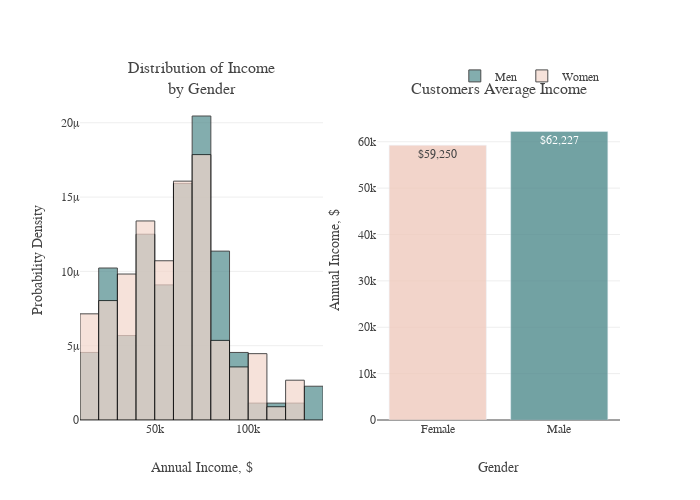

This figure's notebook cell:
### Code cell
temp = dict(layout=go.Layout(font=dict(family="Franklin Gothic", size=12)))
fig_income = make_subplots(rows=1, cols=2,
                    subplot_titles=("Distribution of Income<br>by Gender", 
                                    "Customers Average Income",
                                    ),
                   )

fig_income.add_trace(go.Histogram(x=plot_df[plot_df.Gender=='Male']['Annual Income (k$)'], histnorm='probability density', 
                           marker=dict(color='#508B8D', line=dict(width=1, color='#000000')), 
                           opacity=0.7, name="Men", nbinsx=20),
              row=1, col=1)
fig_income.add_trace(go.Histogram(x=plot_df[plot_df.Gender=='Female']['Annual Income (k$)'], histnorm='probability density', 
                           marker=dict(color='#F3D6CB', line=dict(width=1, color='#000000')),
                           opacity=0.7, name="Women", nbinsx=20),
              row=1, col=1)
fig_income.add_trace(go.Bar(x=p2['Gender'], y=p2['Annual Income (k$)'], text=p2['Annual Income (k$)'], 
                     texttemplate='$%{text:,.0f}', textposition='inside',
                     marker=dict(color=['#F0CABD', '#508B8D'], opacity=0.8),width=.8,
                     hovertemplate='Average Income Among %{x} = $%{y}<extra></extra>', showlegend=False),
              row=1, col=2)

fig_income.update_layout(template=temp,barmode='overlay', height=500, width=700,
                  legend=dict(orientation="h", yanchor="bottom", xanchor="right", y=1.03, x=.97),
                  xaxis1_title="Annual Income, $", yaxis1_title='Probability Density', 
                  xaxis2_title="Gender", yaxis2_title="Annual Income $", yaxis2_range=[0,69e3],
                 )

fig_income.show()

### Figure 1 — Plotly figure (JSON) as saved in the notebook; plotly's stock layout.template omitted (floating-point values rounded to 4 significant figures)
{"data": [{"histnorm": "probability density", "marker": {"color": "#508B8D", "line": {"color": "#000000", "width": 1}}, "name": "Men", "nbinsx": 20, "opacity": 0.7, "type": "histogram", "x": [15000, 15000, 19000, 19000, 20000, 20000, 21000, 23000, 24000, 24000, 25000, 28000, 28000, 30000, 33000, 33000, 38000, 39000, 42000, 43000, 43000, 44000, 46000, 46000, 46000, 48000, 48000, 48000, 49000, 54000, 54000, 54000, 54000, 54000, 54000, 54000, 59000, 60000, 60000, 61000, 61000, 62000, 62000, 62000, 63000, 63000, 63000, 63000, 64000, 67000, 69000, 71000, 71000, 71000, 71000, 71000, 71000, 73000, 73000, 74000, 75000, 77000, 77000, 77000, 78000, 78000, 78000, 78000, 78000, 81000, 85000, 86000, 87000, 87000, 87000, 87000, 87000, 88000, 88000, 93000, 93000, 98000, 99000, 101000, 113000, 126000, 137000, 137000], "xaxis": "x", "yaxis": "y"}, {"histnorm": "probability density", "marker": {"color": "#F3D6CB", "line": {"color": "#000000", "width": 1}}, "name": "Women", "nbinsx": 20, "opacity": 0.7, "type": "histogram", "x": [16000, 16000, 17000, 17000, 18000, 18000, 19000, 19000, 20000, 20000, 21000, 23000, 25000, 28000, 28000, 29000, 29000, 30000, 33000, 33000, 34000, 34000, 37000, 37000, 38000, 39000, 39000, 39000, 40000, 40000, 40000, 40000, 42000, 43000, 43000, 44000, 46000, 47000, 47000, 48000, 48000, 48000, 49000, 50000, 50000, 54000, 54000, 54000, 54000, 54000, 57000, 57000, 58000, 58000, 59000, 60000, 60000, 60000, 60000, 62000, 62000, 62000, 63000, 63000, 64000, 65000, 65000, 65000, 65000, 67000, 67000, 67000, 69000, 70000, 70000, 72000, 72000, 73000, 73000, 74000, 75000, 76000, 76000, 77000, 78000, 78000, 78000, 78000, 78000, 78000, 78000, 79000, 79000, 81000, 85000, 86000, 87000, 88000, 88000, 97000, 97000, 98000, 99000, 101000, 103000, 103000, 103000, 103000, 113000, 120000, 120000, 126000], "xaxis": "x", "yaxis": "y"}, {"hovertemplate": "Average Income Among %{x} = $%{y}<extra></extra>", "marker": {"color": ["#F0CABD", "#508B8D"], "opacity": 0.8}, "showlegend": false, "text": [59250, 62230.0], "textposition": "inside", "texttemplate": "$%{text:,.0f}", "type": "bar", "width": 0.8, "x": ["Female", "Male"], "xaxis": "x2", "y": [59250, 62230.0], "yaxis": "y2"}], "layout": {"annotations": [{"font": {"size": 16}, "showarrow": false, "text": "Distribution of Income<br>by Gender", "x": 0.225, "xanchor": "center", "xref": "paper", "y": 1, "yanchor": "bottom", "yref": "paper"}, {"font": {"size": 16}, "showarrow": false, "text": "Customers Average Income", "x": 0.775, "xanchor": "center", "xref": "paper", "y": 1, "yanchor": "bottom", "yref": "paper"}], "barmode": "overlay", "height": 500, "legend": {"orientation": "h", "x": 0.97, "xanchor": "right", "y": 1.03, "yanchor": "bottom"}, "width": 700, "xaxis": {"anchor": "y", "domain": [0, 0.45], "title": {"text": "Annual Income, $"}}, "xaxis2": {"anchor": "y2", "domain": [0.55, 1], "title": {"text": "Gender"}}, "yaxis": {"anchor": "x", "domain": [0, 1], "title": {"text": "Probability Density"}}, "yaxis2": {"anchor": "x2", "domain": [0, 1], "range": [0, 69000], "title": {"text": "Annual Income, $"}}}}
